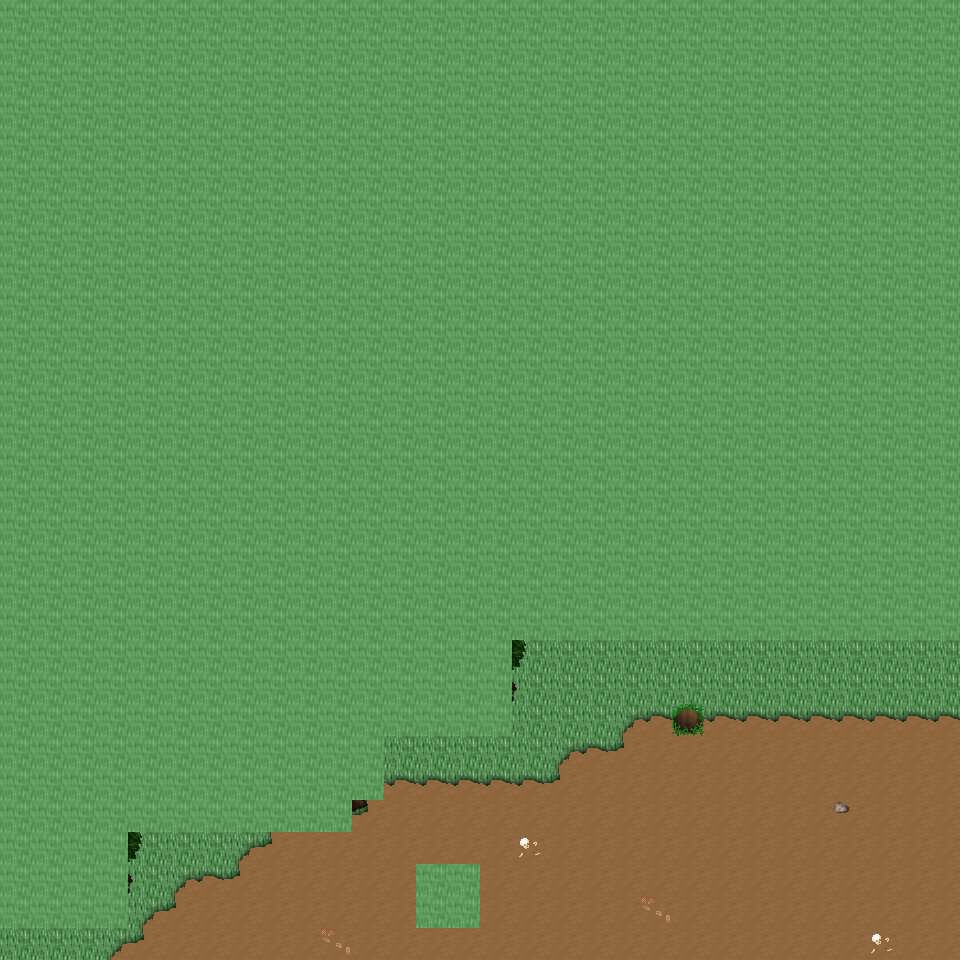

This game map was drawn from its Tiled (.tmx) file and the tilesets committed beside it. A one-line description and the trimmed map source follow:
An orthogonal 30x30 tile map with 32x32 px tiles, 6 tile layers (Ground, Object, Object2, Above, ...), 53 tilesets and 3 objects (3x mapExit).

<map version="1.0" orientation="orthogonal" renderorder="right-down" width="30" height="30" tilewidth="32" tileheight="32" nextobjectid="4">
  <tileset firstgid="1" name="tileset_ground_ground" tilewidth="32" tileheight="32" tilecount="33" columns="3">
    <image source="../drawable/tileset_ground_ground.png" width="96" height="352" />
  </tileset>
  <tileset firstgid="34" name="tileset_building_castle" tilewidth="32" tileheight="32" tilecount="320" columns="20">
    <image source="../drawable/tileset_building_castle.png" width="640" height="512" />
  </tileset>
  <tileset firstgid="354" name="tileset_ground_square_patch" tilewidth="32" tileheight="32" tilecount="9" columns="3">
    <image source="../drawable/tileset_ground_square_patch.png" width="96" height="96" />
  </tileset>
  <tileset firstgid="363" name="tileset_building_decoration_banner" tilewidth="32" tileheight="32" tilecount="12" columns="1">
    <image source="../drawable/tileset_building_decoration_banner.png" width="32" height="384" />
  </tileset>
  <tileset firstgid="375" name="tileset_ground_water_pool" tilewidth="32" tileheight="32" tilecount="72" columns="3">
    <image source="../drawable/tileset_ground_water_pool.png" width="96" height="768" />
  </tileset>
  <tileset firstgid="447" name="tileset_building_wall_wall_brown" tilewidth="32" tileheight="32" tilecount="12" columns="3">
    <image source="../drawable/tileset_building_wall_wall_brown.png" width="96" height="128" />
  </tileset>
  <tileset firstgid="459" name="tileset_plant_grasses" tilewidth="32" tileheight="32" tilecount="6" columns="3">
    <image source="../drawable/tileset_plant_grasses.png" width="96" height="64" />
  </tileset>
  <tileset firstgid="465" name="tileset_plant_flower_daisy_white" tilewidth="32" tileheight="32" tilecount="8" columns="2">
    <image source="../drawable/tileset_plant_flower_daisy_white.png" width="64" height="128" />
  </tileset>
  <tileset firstgid="473" name="tileset_plant_tree_tree_darkgreen" tilewidth="32" tileheight="32" tilecount="88" columns="8">
    <image source="../drawable/tileset_plant_tree_tree_darkgreen.png" width="256" height="352" />
  </tileset>
  <tileset firstgid="561" name="tileset_plant_flower_daisy_red" tilewidth="32" tileheight="32" tilecount="8" columns="2">
    <image source="../drawable/tileset_plant_flower_daisy_red.png" width="64" height="128" />
  </tileset>
  <tileset firstgid="569" name="tileset_ground_grass_edges" tilewidth="32" tileheight="32" tilecount="36" columns="12">
    <image source="../drawable/tileset_ground_grass_edges.png" width="384" height="96" />
  </tileset>
  <tileset firstgid="605" name="tileset_ground_grass_corners" tilewidth="32" tileheight="32" tilecount="24" columns="6">
    <image source="../drawable/tileset_ground_grass_corners.png" width="192" height="128" />
  </tileset>
  <tileset firstgid="629" name="tileset_plant_bush_hedge" tilewidth="32" tileheight="32" tilecount="35" columns="5">
    <image source="../drawable/tileset_plant_bush_hedge.png" width="160" height="224" />
  </tileset>
  <tileset firstgid="664" name="tileset_ground_rock_pebbles" tilewidth="32" tileheight="32" tilecount="3" columns="1">
    <image source="../drawable/tileset_ground_rock_pebbles.png" width="32" height="96" />
  </tileset>
  <tileset firstgid="667" name="tileset_plant_bush_bushes" tilewidth="32" tileheight="32" tilecount="10" columns="5">
    <image source="../drawable/tileset_plant_bush_bushes.png" width="160" height="64" />
  </tileset>
  <tileset firstgid="677" name="tileset_building_roof_red" tilewidth="32" tileheight="32" tilecount="20" columns="5">
    <image source="../drawable/tileset_building_roof_red.png" width="160" height="128" />
  </tileset>
  <tileset firstgid="697" name="tileset_plant_flower_daisy_yellow" tilewidth="32" tileheight="32" tilecount="8" columns="2">
    <image source="../drawable/tileset_plant_flower_daisy_yellow.png" width="64" height="128" />
  </tileset>
  <tileset firstgid="705" name="tileset_plant_leaves" tilewidth="32" tileheight="32" tilecount="8" columns="4">
    <image source="../drawable/tileset_plant_leaves.png" width="128" height="64" />
  </tileset>
  <tileset firstgid="713" name="tileset_item_corpse_skull_pale" tilewidth="32" tileheight="32" tilecount="2" columns="2">
    <image source="../drawable/tileset_item_corpse_skull_pale.png" width="64" height="32" />
  </tileset>
  <tileset firstgid="715" name="tileset_building_roof_blue" tilewidth="32" tileheight="32" tilecount="20" columns="5">
    <image source="../drawable/tileset_building_roof_blue.png" width="160" height="128" />
  </tileset>
  <tileset firstgid="735" name="tileset_plant_cactus" tilewidth="32" tileheight="32" tilecount="2" columns="1">
    <image source="../drawable/tileset_plant_cactus.png" width="32" height="64" />
  </tileset>
  <tileset firstgid="737" name="tileset_plant_flower_daisy_blue" tilewidth="32" tileheight="32" tilecount="8" columns="2">
    <image source="../drawable/tileset_plant_flower_daisy_blue.png" width="64" height="128" />
  </tileset>
  <tileset firstgid="745" name="tileset_plant_stump_stump_brown" tilewidth="32" tileheight="32" tilecount="4" columns="2">
    <image source="../drawable/tileset_plant_stump_stump_brown.png" width="64" height="64" />
  </tileset>
  <tileset firstgid="749" name="tileset_plant_stump_rectangular" tilewidth="32" tileheight="32" tilecount="4" columns="2">
    <image source="../drawable/tileset_plant_stump_rectangular.png" width="64" height="64" />
  </tileset>
  <tileset firstgid="753" name="tileset_furniture_carpet_border" tilewidth="32" tileheight="32" tilecount="12" columns="3">
    <image source="../drawable/tileset_furniture_carpet_border.png" width="96" height="128" />
  </tileset>
  <tileset firstgid="765" name="tileset_ground_pothole" tilewidth="32" tileheight="32" tilecount="4" columns="4">
    <image source="../drawable/tileset_ground_pothole.png" width="128" height="32" />
  </tileset>
  <tileset firstgid="769" name="tileset_furniture_carpet_carpets" tilewidth="32" tileheight="32" tilecount="8" columns="4">
    <image source="../drawable/tileset_furniture_carpet_carpets.png" width="128" height="64" />
  </tileset>
  <tileset firstgid="777" name="tileset_building_roof_yellow" tilewidth="32" tileheight="32" tilecount="20" columns="5">
    <image source="../drawable/tileset_building_roof_yellow.png" width="160" height="128" />
  </tileset>
  <tileset firstgid="797" name="tileset_plant_stump_stump_green" tilewidth="32" tileheight="32" tilecount="4" columns="2">
    <image source="../drawable/tileset_plant_stump_stump_green.png" width="64" height="64" />
  </tileset>
  <tileset firstgid="801" name="tileset_item_pot_pot_golden_centred" tilewidth="32" tileheight="32" tilecount="3" columns="3">
    <image source="../drawable/tileset_item_pot_pot_golden_centred.png" width="96" height="32" />
  </tileset>
  <tileset firstgid="804" name="tileset_building_roof_green" tilewidth="32" tileheight="32" tilecount="20" columns="5">
    <image source="../drawable/tileset_building_roof_green.png" width="160" height="128" />
  </tileset>
  <tileset firstgid="824" name="tileset_item_statue_fairypool" tilewidth="32" tileheight="32" tilecount="16" columns="2">
    <image source="../drawable/tileset_item_statue_fairypool.png" width="64" height="256" />
  </tileset>
  <tileset firstgid="840" name="tileset_building_window_window_left" tilewidth="32" tileheight="32" tilecount="2" columns="2">
    <image source="../drawable/tileset_building_window_window_left.png" width="64" height="32" />
  </tileset>
  <tileset firstgid="842" name="tileset_building_window_window_long" tilewidth="32" tileheight="32" tilecount="3" columns="3">
    <image source="../drawable/tileset_building_window_window_long.png" width="96" height="32" />
  </tileset>
  <tileset firstgid="845" name="tileset_building_door_door_n" tilewidth="32" tileheight="32" tilecount="6" columns="3">
    <image source="../drawable/tileset_building_door_door_n.png" width="96" height="64" />
  </tileset>
  <tileset firstgid="851" name="tileset_item_postbox" tilewidth="32" tileheight="32" tilecount="4" columns="2">
    <image source="../drawable/tileset_item_postbox.png" width="64" height="64" />
  </tileset>
  <tileset firstgid="855" name="tileset_building_window_window_right" tilewidth="32" tileheight="32" tilecount="2" columns="2">
    <image source="../drawable/tileset_building_window_window_right.png" width="64" height="32" />
  </tileset>
  <tileset firstgid="857" name="tileset_building_decoration_blue_circle" tilewidth="32" tileheight="32" tilecount="4" columns="2">
    <image source="../drawable/tileset_building_decoration_blue_circle.png" width="64" height="64" />
  </tileset>
  <tileset firstgid="861" name="tileset_plant_indoor_flower_baskets" tilewidth="32" tileheight="32" tilecount="3" columns="1">
    <image source="../drawable/tileset_plant_indoor_flower_baskets.png" width="32" height="96" />
  </tileset>
  <tileset firstgid="864" name="tileset_building_decoration_chimney_big" tilewidth="32" tileheight="32" tilecount="2" columns="1">
    <image source="../drawable/tileset_building_decoration_chimney_big.png" width="32" height="64" />
  </tileset>
  <tileset firstgid="866" name="tileset_building_decoration_banner_long" tilewidth="32" tileheight="32" tilecount="3" columns="3">
    <image source="../drawable/tileset_building_decoration_banner_long.png" width="96" height="32" />
  </tileset>
  <tileset firstgid="869" name="tileset_building_decoration_chimney" tilewidth="32" tileheight="32" tilecount="2" columns="1">
    <image source="../drawable/tileset_building_decoration_chimney.png" width="32" height="64" />
  </tileset>
  <tileset firstgid="871" name="tileset_building_decoration_longhorn_skull" tilewidth="32" tileheight="32" tilecount="6" columns="3">
    <image source="../drawable/tileset_building_decoration_longhorn_skull.png" width="96" height="64" />
  </tileset>
  <tileset firstgid="877" name="tileset_building_decoration_library_banner" tilewidth="32" tileheight="32" tilecount="6" columns="3">
    <image source="../drawable/tileset_building_decoration_library_banner.png" width="96" height="64" />
  </tileset>
  <tileset firstgid="883" name="tileset_logic_creature_elf" tilewidth="32" tileheight="32" tilecount="16" columns="8">
    <image source="../drawable/tileset_logic_creature_elf.png" width="256" height="64" />
  </tileset>
  <tileset firstgid="899" name="tileset_logic_portal" tilewidth="32" tileheight="32" tilecount="24" columns="8">
    <image source="../drawable/tileset_logic_portal.png" width="256" height="96" />
  </tileset>
  <tileset firstgid="923" name="tileset_logic_collision" tilewidth="32" tileheight="32" tilecount="1" columns="1">
    <image source="../drawable/tileset_logic_collision.png" width="32" height="32" />
  </tileset>
  <tileset firstgid="924" name="tileset_ground_green_paving" tilewidth="32" tileheight="32" tilecount="18" columns="3">
    <image source="../drawable/tileset_ground_green_paving.png" width="96" height="192" />
  </tileset>
  <tileset firstgid="942" name="tileset_light_door_light" tilewidth="32" tileheight="32" tilecount="12" columns="3">
    <image source="../drawable/tileset_light_door_light.png" width="96" height="128" />
  </tileset>
  <tileset firstgid="954" name="tileset_furniture_light_roots_lamp" tilewidth="32" tileheight="32" tilecount="6" columns="2">
    <image source="../drawable/tileset_furniture_light_roots_lamp.png" width="64" height="96" />
  </tileset>
  <tileset firstgid="960" name="tileset_light_dim_yellow_light_7x5" tilewidth="32" tileheight="32" tilecount="35" columns="7">
    <image source="../drawable/tileset_light_dim_yellow_light_7x5.png" width="224" height="160" />
  </tileset>
  <tileset firstgid="995" name="tileset_light_yellow_light_5x5" tilewidth="32" tileheight="32" tilecount="25" columns="5">
    <image source="../drawable/tileset_light_yellow_light_5x5.png" width="160" height="160" />
  </tileset>
  <tileset firstgid="1020" name="tileset_building_decoration_shop_banners" tilewidth="32" tileheight="32" tilecount="8" columns="8">
    <image source="../drawable/tileset_building_decoration_shop_banners.png" width="256" height="32" />
  </tileset>
  <layer name="Ground" width="30" height="30">
    <data>[900 cells, 900 non-empty, 2 distinct tile ids]</data>
  </layer>
  <layer name="Object" width="30" height="30">
    <data>[900 cells, 168 non-empty, 12 distinct tile ids]</data>
  </layer>
  <layer name="Object2" width="30" height="30">
    <data>[900 cells, 71 non-empty, 16 distinct tile ids]</data>
  </layer>
  <layer name="Above" width="30" height="30">
    <data>[900 cells, 642 non-empty, 33 distinct tile ids]</data>
  </layer>
  <layer name="Above2" width="30" height="30">
    <data>[900 cells, 0 non-empty, 0 distinct tile ids]</data>
  </layer>
  <layer name="Walkable" width="30" height="30">
    <data>[900 cells, 699 non-empty, 1 distinct tile ids]</data>
  </layer>
  <objectgroup name="MapEvents">
    <object id="1" name="south" type="mapExit" x="0" y="928" width="960" height="32">
      <properties>
        <property name="map" value="level_0_x154_y77" />
        <property name="x" value="0" />
        <property name="y" value="1" />
      </properties>
    </object>
    <object id="2" name="west" type="mapExit" x="0" y="928" width="32" height="32">
      <properties>
        <property name="map" value="level_0_x153_y76" />
        <property name="x" value="28" />
        <property name="y" value="29" />
      </properties>
    </object>
    <object id="3" name="east" type="mapExit" x="928" y="640" width="32" height="320">
      <properties>
        <property name="map" value="level_0_x155_y76" />
        <property name="x" value="1" />
        <property name="y" value="20" />
      </properties>
    </object>
  </objectgroup>
</map>
